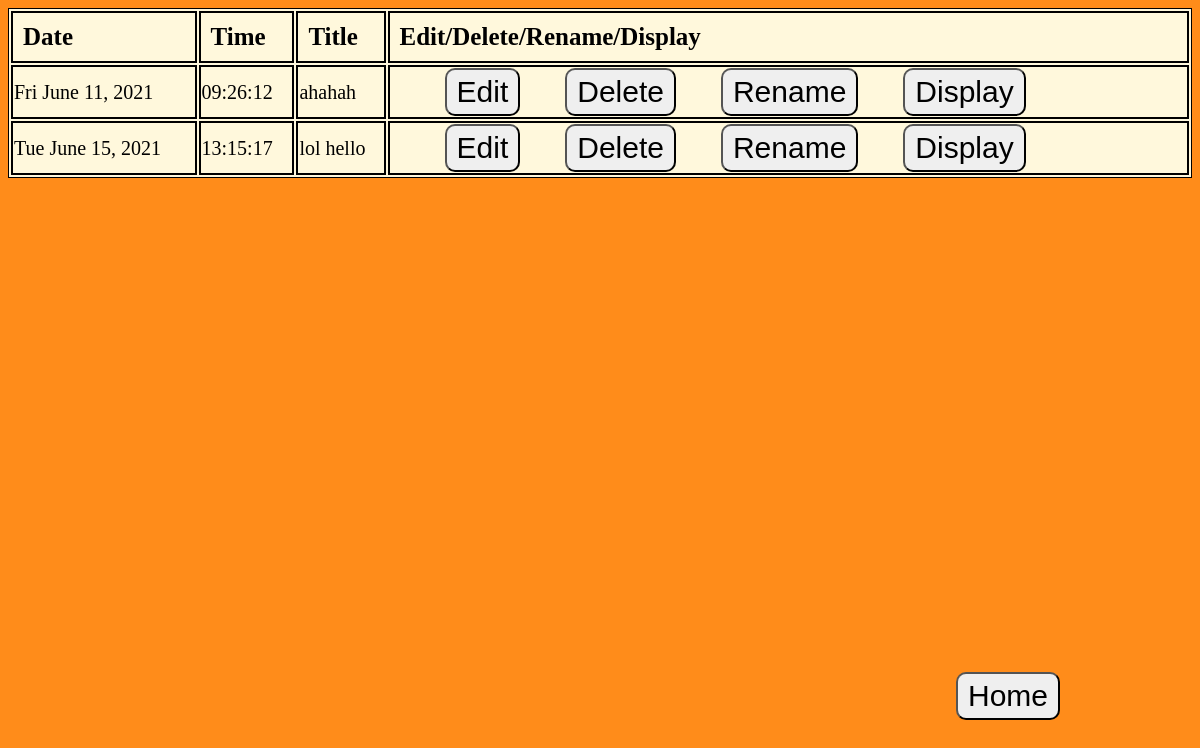
The app's page /shownotes, older data.
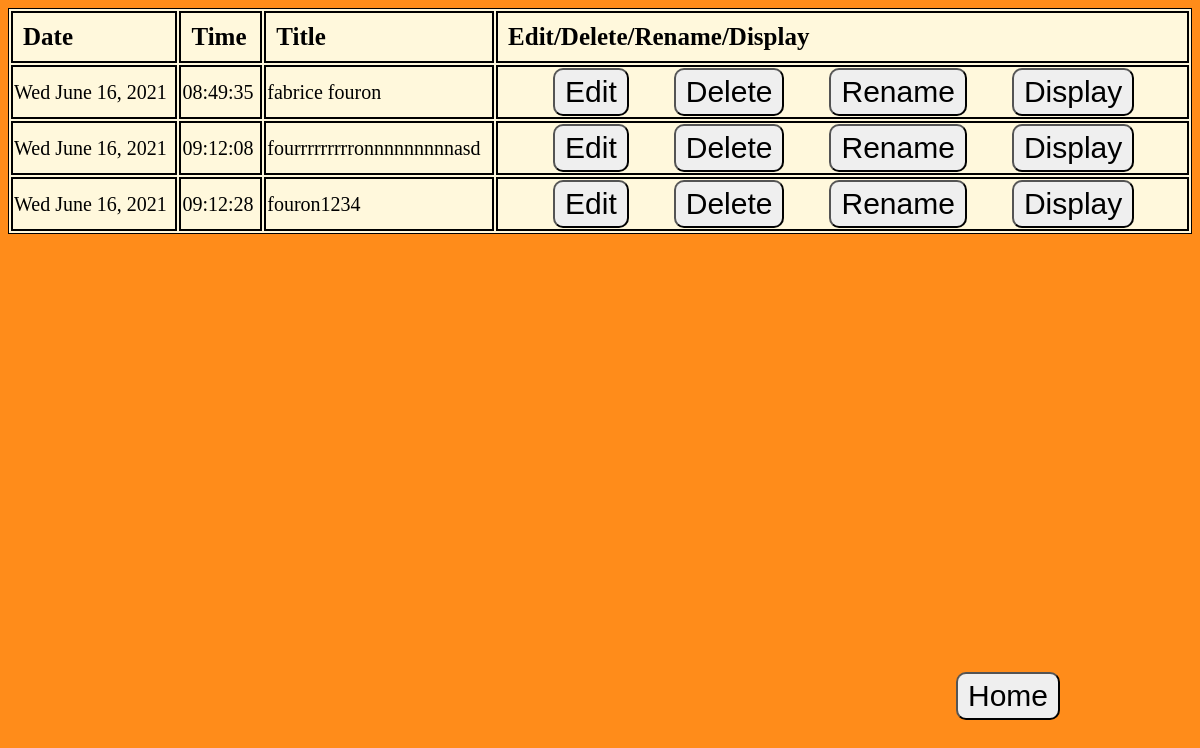
The same page, newer data.
### main.py (models this page shows)
class Notes(db.Model):
    id = db.Column(db.Integer, primary_key=True)  # The unique of each note stored in the database
    date = db.Column(db.DateTime, default=datetime.datetime.today())  # The time the note was created or modified
    time = db.Column(db.DateTime, default=datetime.datetime.now())
    title = db.Column(db.String(50), nullable=False, unique=True)  # the title of the note

### main.py (the view)
@app.route("/shownotes", methods=["GET", "POST"])
def shownotes():
    table = Notes.query.order_by(Notes.date).all()
    return render_template('shownotes.html', table=table, noUnderscore=no_underscore)

### main.py (called while the page is built)
def no_underscore(name):  # Replace the underscore in the filename to a space
  if "_" in name:
    return name.replace("_", " ")
  return name

### templates/shownotes.html
{% extends 'base.html' %}
{% block body %}
<table align="center">
    <thead style="border: 10px;">
        <tr>
            <td>Date</td>
            <td>Time</td>
            <td>Title</td>
            <td>Edit/Delete/Rename/Display</td>
        </tr>
    </thead>
    <tbody>
        {% for row in table %}
            <tr>
                <td>{{ row.date.strftime("%a %B %d, %Y") }}</td>
                <td>{{ row.time.strftime("%H:%M:%S") }}</td>
                <td>{{ noUnderscore(row.title) }}</td>
                <td id="buttons">
                    <a href="{{ url_for('edit_note', name=row.title) }}">
                        <button type="submit" name="edit">Edit</button>
                    </a>
                    <a href="{{ url_for('delete_note', name=row.title) }}">
                        <button type="submit" name="delete">Delete</button>
                    </a>
                    <a href="{{ url_for('rename_note', name=row.title) }}">
                        <button type="submit" name="rename">Rename</button>
                    </a>
                    <a href="{{ url_for('display', name=row.title) }}">
                        <button type="submit" name="display">Display</button>
                    </a>
                </td>
            </tr>
        {% endfor %}
    </tbody>
</table>
{% endblock %}

### templates/base.html (shortened to what this page needs)
<!DOCTYPE html>
<html lang="en">
<head>
    <link rel="stylesheet" href="{{ url_for('static', filename='main.css') }}">
</head>
<body>
    {% block body %}{% endblock %}
    <a href="{{ url_for('index') }}" >
        <button type="submit" style="position: absolute; bottom: 10%; right: 10%; ">Home</button>
    </a>
</body>
</html>

### static/main.css (style rules this page uses)
body { background-color: #ff8000e5; }
#buttons { padding-left: 35px; }
table { background-color: cornsilk; width: 100%; }
table, th, td { border: 1px solid black; }
thead td { font-size: 25px; font-weight: bold; padding: 10px; }
td { border: solid 2px; font-size: 20px; }
a { text-decoration: none; }
button { border-radius: 10px; padding: 5px 10px; font-size: 30px; margin: 0px 20px; }
#buttons { align-content: center; }

Row changes from the older to the newer data that the page shows:
removed Notes: date "Fri June 11, 2021", time "09:26:12", title "ahahah"
removed Notes: date "Tue June 15, 2021", time "13:15:17", title "lol hello"
added Notes: date "Wed June 16, 2021", time "08:49:35", title "fabrice fouron"
added Notes: date "Wed June 16, 2021", time "09:12:08", title "fourrrrrrrrronnnnnnnnnasd"
added Notes: date "Wed June 16, 2021", time "09:12:28", title "fouron1234"
